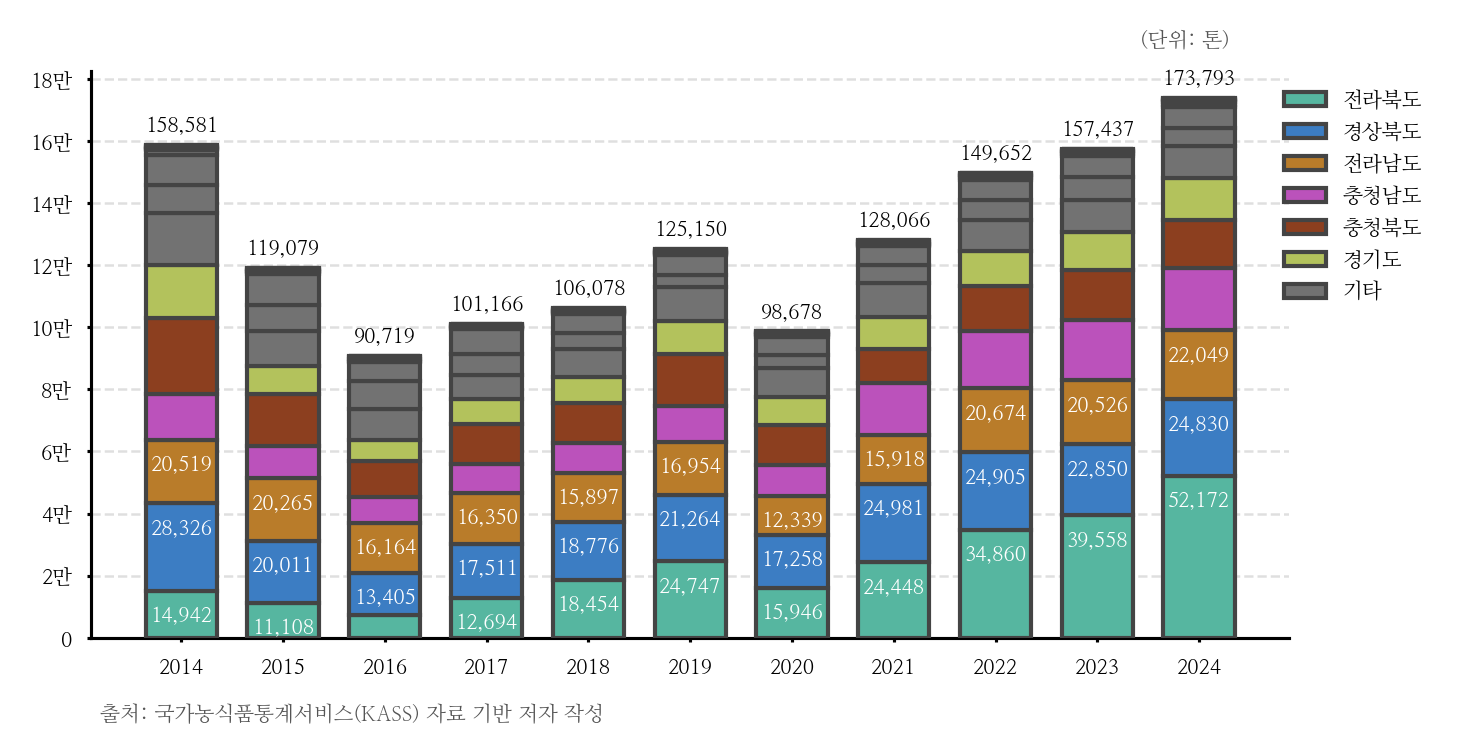

This figure's Python source:
import matplotlib as mpl
import matplotlib.pyplot as plt
from matplotlib import font_manager
import numpy as np
import pandas as pd

### 폰트

font_path = "/usr/share/fonts/truetype/nanum/NanumMyeongjo.ttf"
font_manager.fontManager.addfont(font_path)
mpl.rc("font", family="NanumMyeongjo")
mpl.rcParams["axes.unicode_minus"] = False


### 디자인 일반

pt = 1 / 72
mpl.rcParams.update({
    "figure.figsize": (500 * pt, 200 * pt),
    "font.size": 5, "axes.titlesize": 11, "axes.labelsize": 5,
    "xtick.labelsize": 5, "ytick.labelsize": 5,
    "legend.fontsize": 5, "lines.linewidth": 0.75, "axes.linewidth": 0.75,
    "xtick.major.width": 0.75, "ytick.major.width": 0.75,
    "xtick.major.size": 1, "ytick.major.size": 1,
})


colors = [
    "#3C7DC3",  # 소프트 블루 / 부드러운 대비
    "#56B6A0",  # 청록 / 과하지 않은 컬러 포인트
    "#B97C2A",  # 소프트 오렌지 / 강렬하지만 톤 다운
    "#8C3F1F",   # 소프트 레드브라운 / 최종 강조
    "#BB52BB",
    "#B3C25C"
]


### 데이터 입력

csv_file = f"/home/user/문서/workspace/python/graph/data/콩_지역별_생산량.csv"
df = pd.read_csv(csv_file, encoding="utf-8").convert_dtypes()


### 데이터 저장

df["시점"] = pd.to_datetime(df["시점"], format="%Y")
x = df["시점"].values
idx = np.arange(len(x))


### ▶ 기준 연도 선택
target_year = 2023   # ← 원하는 연도

# y_cols 자동 추출 (시점 컬럼 제외)
y_cols = [c for c in df.columns if c != "시점"]


### ▶ 기준 연도 값으로 정렬
df_target = df[df["시점"].dt.year == target_year].iloc[0]
y_cols = sorted(
    y_cols,
    key=lambda col: df_target[col],
    reverse=True        # 큰 값 → 작은 값
)


### 그래프 작성

fig, ax = plt.subplots()
bottom = np.zeros(len(x))
stack_values = []

### ▶ 중요 항목 / 레전드 항목 / 수치표기 항목 정의
value_label_cols = ["경상북도", "전라북도", "전라남도"]                 # 수치표시할 2개
legend_cols = ["경상북도", "전라북도", "전라남도", "충청북도", "충청남도", "경기도"]   # 레전드에 개별 표시할 4개
other_color = "#727272"                                     # 기타 색상

handles = []
legend_labels = []
other_handle = None

for i, col in enumerate(y_cols):
    vals = pd.to_numeric(df[col], errors="coerce").fillna(0).values


    # 색상: legend_cols는 팔레트, 그 외는 회색
    if col in legend_cols and legend_cols.index(col) < len(colors):
        color = colors[legend_cols.index(col)]
    else:
        color = other_color

    bar = ax.bar(idx, vals, bottom=bottom,
                 color=color,
                 edgecolor="#444", width=0.7, label=col, zorder=3)

    # 레전드 구성
    if col in legend_cols:
        handles.append(bar[0])
        legend_labels.append(col)
    else:
        other_handle = bar[0]  # 기타 대표 핸들만 기록

    stack_values.append(vals.copy())
    bottom += vals


### 데이터 텍스트

# total labels
for i, total in enumerate(bottom):
    ax.annotate(f"{total:,.0f}", (idx[i], total),
                xytext=(0, 2), textcoords="offset points",
                ha="center", va="bottom", fontsize=5)


# part labels (value_label_cols 2개만 라벨 표시)
cumulative = np.zeros(len(x))
for col, vals in zip(y_cols, stack_values):
    cumulative += vals
    for i, v in enumerate(vals):
        if col in value_label_cols:
            ax.annotate(
                f"{v:,.0f}",
                (idx[i], cumulative[i] - 8_000),
                ha="center", va="center",
                fontsize=5, color="#FFFFFF"
            )


### x축 텍스트

tick_idx = []
tick_labels = []

for i, date in enumerate(df["시점"]):
    if i == 0 or date.year != df["시점"][i-1].year:
        tick_idx.append(i)
        tick_labels.append(date.strftime("%Y"))

ax.set_xticks(tick_idx)
ax.set_xticklabels(tick_labels)


### y축 텍스트

y_min, y_max = 0, 180_000
step = 20_000

ticks = np.arange(y_min, y_max + step, step)
ax.set_yticks(ticks)

labels = []
for t in ticks:
    if t == 0:
        labels.append("0")
    else:
        labels.append(f"{t/10000:.0f}만")

ax.set_yticklabels(labels)


### 그리드

ax.grid(axis="y", linestyle="--", linewidth=0.6, alpha=0.4, zorder=0)
ax.spines["top"].set_visible(False)
ax.spines["right"].set_visible(False)


### 레전드 — 4개 항목 + 기타 1개

if other_handle is not None:
    handles.append(other_handle)
    legend_labels.append("기타")

ax.legend(handles, legend_labels, loc="upper left", bbox_to_anchor=(0.98, 1.0), frameon=False)


### 출처 텍스트
fig.text(
    0.25, 0.12,
    "출처: 국가농식품통계서비스(KASS) 자료 기반 저자 작성",
    ha="center", va="top",
    fontsize=5, color="#555"
)

### 단위 텍스트
fig.text(
    0.65, 0.93,
    "(단위: 톤)",
    ha="center", va="top",
    fontsize=5, color="#555"
)


fig.subplots_adjust(right=0.70, bottom=0.2)


### 경계 확인용 텍스트
# fig.text(
#     1, 1,
#     "ㅁ",
#     ha="center", va="top",
#     fontsize=7, color="#555"
# )
# fig.text(
#     0, 0,
#     "ㅁ",
#     ha="center", va="top",
#     fontsize=7, color="#555"
# )


pic_name = "콩_지역별_생산량"
save_path = f"/home/user/문서/workspace/python/graph/image"

sample_file = f"/home/user/문서/workspace/python/temp/chart.png"

latex_path = f"/home/user/문서/workspace/latex/project/presentation/policy/asset"

# # sample
# mpl.use("Agg")
# fig.savefig(f"{sample_file}", dpi=300, bbox_inches="tight")
# plt.close(fig)


# # PNG 저장
# mpl.use("Agg")
# fig.savefig(f"{save_path}/{pic_name}.png", dpi=300, bbox_inches="tight")
# plt.close(fig)

# ----- OR -----

# latex_path = f"/home/user/문서/workspace/latex/project/presentation/policy/asset"

# PGF 저장
mpl.use("pgf")
fig.savefig(f"{latex_path}/{pic_name}.pgf")
plt.close(fig)
